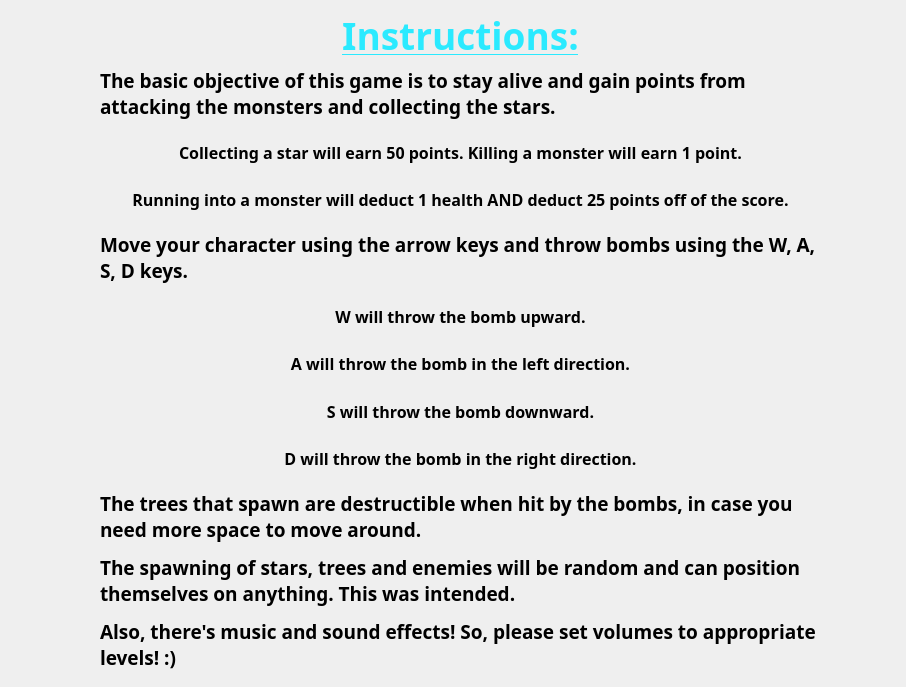
<?xml version="1.0" encoding="UTF-8"?>
<ui version="4.0">
 <class>Instructions</class>
 <widget class="QDialog" name="Instructions">
  <property name="geometry">
   <rect>
    <x>0</x>
    <y>0</y>
    <width>906</width>
    <height>687</height>
   </rect>
  </property>
  <property name="windowTitle">
   <string>Instructions</string>
  </property>
  <widget class="QLabel" name="label_4">
   <property name="geometry">
    <rect>
     <x>780</x>
     <y>20</y>
     <width>111</width>
     <height>101</height>
    </rect>
   </property>
   <property name="font">
    <font>
     <family>Century Gothic</family>
    </font>
   </property>
   <property name="text">
    <string/>
   </property>
   <property name="pixmap">
    <pixmap resource="gamestuff.qrc">:/Images/hud_p1Alt.png</pixmap>
   </property>
   <property name="scaledContents">
    <bool>true</bool>
   </property>
  </widget>
  <widget class="QWidget" name="layoutWidget">
   <property name="geometry">
    <rect>
     <x>90</x>
     <y>10</y>
     <width>741</width>
     <height>661</height>
    </rect>
   </property>
   <property name="font">
    <font>
     <family>Century Gothic</family>
    </font>
   </property>
   <layout class="QHBoxLayout" name="horizontalLayout">
    <item>
     <spacer name="horizontalSpacer">
      <property name="font">
       <font>
        <family>Century Gothic</family>
       </font>
      </property>
      <property name="orientation">
       <enum>Qt::Horizontal</enum>
      </property>
      <property name="sizeType">
       <enum>QSizePolicy::Fixed</enum>
      </property>
      <property name="sizeHint" stdset="0">
       <size>
        <width>10</width>
        <height>20</height>
       </size>
      </property>
     </spacer>
    </item>
    <item>
     <layout class="QVBoxLayout" name="verticalLayout">
      <item>
       <widget class="QLabel" name="label">
        <property name="sizePolicy">
         <sizepolicy hsizetype="Preferred" vsizetype="Fixed">
          <horstretch>0</horstretch>
          <verstretch>0</verstretch>
         </sizepolicy>
        </property>
        <property name="font">
         <font>
          <family>Century Gothic</family>
          <pointsize>28</pointsize>
          <weight>50</weight>
          <bold>false</bold>
          <underline>true</underline>
         </font>
        </property>
        <property name="layoutDirection">
         <enum>Qt::LeftToRight</enum>
        </property>
        <property name="text">
         <string>&lt;html&gt;&lt;head/&gt;&lt;body&gt;&lt;p&gt;&lt;span style=&quot; font-weight:600; color:#2beaff;&quot;&gt;Instructions:&lt;/span&gt;&lt;/p&gt;&lt;/body&gt;&lt;/html&gt;</string>
        </property>
        <property name="scaledContents">
         <bool>false</bool>
        </property>
        <property name="alignment">
         <set>Qt::AlignCenter</set>
        </property>
       </widget>
      </item>
      <item>
       <widget class="QLabel" name="label_2">
        <property name="font">
         <font>
          <family>Century Gothic</family>
          <pointsize>14</pointsize>
          <weight>75</weight>
          <bold>true</bold>
         </font>
        </property>
        <property name="text">
         <string>The basic objective of this game is to stay alive and gain points from attacking the monsters and collecting the stars. </string>
        </property>
        <property name="textFormat">
         <enum>Qt::RichText</enum>
        </property>
        <property name="scaledContents">
         <bool>false</bool>
        </property>
        <property name="alignment">
         <set>Qt::AlignLeading|Qt::AlignLeft|Qt::AlignVCenter</set>
        </property>
        <property name="wordWrap">
         <bool>true</bool>
        </property>
       </widget>
      </item>
      <item>
       <spacer name="verticalSpacer_3">
        <property name="font">
         <font>
          <family>Century Gothic</family>
         </font>
        </property>
        <property name="orientation">
         <enum>Qt::Vertical</enum>
        </property>
        <property name="sizeType">
         <enum>QSizePolicy::Fixed</enum>
        </property>
        <property name="sizeHint" stdset="0">
         <size>
          <width>5</width>
          <height>5</height>
         </size>
        </property>
       </spacer>
      </item>
      <item>
       <widget class="QLabel" name="label_5">
        <property name="font">
         <font>
          <family>Century Gothic</family>
          <pointsize>12</pointsize>
          <weight>75</weight>
          <bold>true</bold>
         </font>
        </property>
        <property name="text">
         <string>Collecting a star will earn 50 points. Killing a monster will earn 1 point.</string>
        </property>
        <property name="textFormat">
         <enum>Qt::AutoText</enum>
        </property>
        <property name="scaledContents">
         <bool>false</bool>
        </property>
        <property name="alignment">
         <set>Qt::AlignCenter</set>
        </property>
        <property name="wordWrap">
         <bool>true</bool>
        </property>
       </widget>
      </item>
      <item>
       <widget class="QLabel" name="label_7">
        <property name="font">
         <font>
          <family>Century Gothic</family>
          <pointsize>12</pointsize>
          <weight>75</weight>
          <bold>true</bold>
         </font>
        </property>
        <property name="text">
         <string>Running into a monster will deduct 1 health AND deduct 25 points off of the score.</string>
        </property>
        <property name="textFormat">
         <enum>Qt::AutoText</enum>
        </property>
        <property name="scaledContents">
         <bool>false</bool>
        </property>
        <property name="alignment">
         <set>Qt::AlignCenter</set>
        </property>
        <property name="wordWrap">
         <bool>true</bool>
        </property>
       </widget>
      </item>
      <item>
       <spacer name="verticalSpacer_4">
        <property name="font">
         <font>
          <family>Century Gothic</family>
         </font>
        </property>
        <property name="orientation">
         <enum>Qt::Vertical</enum>
        </property>
        <property name="sizeType">
         <enum>QSizePolicy::Fixed</enum>
        </property>
        <property name="sizeHint" stdset="0">
         <size>
          <width>5</width>
          <height>5</height>
         </size>
        </property>
       </spacer>
      </item>
      <item>
       <widget class="QLabel" name="label_3">
        <property name="font">
         <font>
          <family>Century Gothic</family>
          <pointsize>14</pointsize>
          <weight>75</weight>
          <bold>true</bold>
         </font>
        </property>
        <property name="text">
         <string>Move your character using the arrow keys and throw bombs using the W, A, S, D keys.</string>
        </property>
        <property name="textFormat">
         <enum>Qt::RichText</enum>
        </property>
        <property name="scaledContents">
         <bool>false</bool>
        </property>
        <property name="alignment">
         <set>Qt::AlignLeading|Qt::AlignLeft|Qt::AlignVCenter</set>
        </property>
        <property name="wordWrap">
         <bool>true</bool>
        </property>
       </widget>
      </item>
      <item>
       <spacer name="verticalSpacer_6">
        <property name="font">
         <font>
          <family>Century Gothic</family>
         </font>
        </property>
        <property name="orientation">
         <enum>Qt::Vertical</enum>
        </property>
        <property name="sizeType">
         <enum>QSizePolicy::Fixed</enum>
        </property>
        <property name="sizeHint" stdset="0">
         <size>
          <width>5</width>
          <height>5</height>
         </size>
        </property>
       </spacer>
      </item>
      <item>
       <widget class="QLabel" name="label_11">
        <property name="font">
         <font>
          <family>Century Gothic</family>
          <pointsize>12</pointsize>
          <weight>75</weight>
          <bold>true</bold>
         </font>
        </property>
        <property name="text">
         <string>W will throw the bomb upward.</string>
        </property>
        <property name="textFormat">
         <enum>Qt::AutoText</enum>
        </property>
        <property name="scaledContents">
         <bool>false</bool>
        </property>
        <property name="alignment">
         <set>Qt::AlignCenter</set>
        </property>
        <property name="wordWrap">
         <bool>true</bool>
        </property>
       </widget>
      </item>
      <item>
       <widget class="QLabel" name="label_8">
        <property name="font">
         <font>
          <family>Century Gothic</family>
          <pointsize>12</pointsize>
          <weight>75</weight>
          <bold>true</bold>
         </font>
        </property>
        <property name="text">
         <string>A will throw the bomb in the left direction.</string>
        </property>
        <property name="textFormat">
         <enum>Qt::AutoText</enum>
        </property>
        <property name="scaledContents">
         <bool>false</bool>
        </property>
        <property name="alignment">
         <set>Qt::AlignCenter</set>
        </property>
        <property name="wordWrap">
         <bool>true</bool>
        </property>
       </widget>
      </item>
      <item>
       <widget class="QLabel" name="label_10">
        <property name="font">
         <font>
          <family>Century Gothic</family>
          <pointsize>12</pointsize>
          <weight>75</weight>
          <bold>true</bold>
         </font>
        </property>
        <property name="text">
         <string>S will throw the bomb downward.</string>
        </property>
        <property name="textFormat">
         <enum>Qt::AutoText</enum>
        </property>
        <property name="scaledContents">
         <bool>false</bool>
        </property>
        <property name="alignment">
         <set>Qt::AlignCenter</set>
        </property>
        <property name="wordWrap">
         <bool>true</bool>
        </property>
       </widget>
      </item>
      <item>
       <widget class="QLabel" name="label_9">
        <property name="font">
         <font>
          <family>Century Gothic</family>
          <pointsize>12</pointsize>
          <weight>75</weight>
          <bold>true</bold>
         </font>
        </property>
        <property name="text">
         <string>D will throw the bomb in the right direction.</string>
        </property>
        <property name="textFormat">
         <enum>Qt::AutoText</enum>
        </property>
        <property name="scaledContents">
         <bool>false</bool>
        </property>
        <property name="alignment">
         <set>Qt::AlignCenter</set>
        </property>
        <property name="wordWrap">
         <bool>true</bool>
        </property>
       </widget>
      </item>
      <item>
       <spacer name="verticalSpacer_5">
        <property name="font">
         <font>
          <family>Century Gothic</family>
         </font>
        </property>
        <property name="orientation">
         <enum>Qt::Vertical</enum>
        </property>
        <property name="sizeType">
         <enum>QSizePolicy::Fixed</enum>
        </property>
        <property name="sizeHint" stdset="0">
         <size>
          <width>5</width>
          <height>5</height>
         </size>
        </property>
       </spacer>
      </item>
      <item>
       <widget class="QLabel" name="label_6">
        <property name="font">
         <font>
          <family>Century Gothic</family>
          <pointsize>14</pointsize>
          <weight>75</weight>
          <bold>true</bold>
         </font>
        </property>
        <property name="text">
         <string>The trees that spawn are destructible when hit by the bombs, in case you need more space to move around.</string>
        </property>
        <property name="textFormat">
         <enum>Qt::RichText</enum>
        </property>
        <property name="scaledContents">
         <bool>false</bool>
        </property>
        <property name="alignment">
         <set>Qt::AlignLeading|Qt::AlignLeft|Qt::AlignVCenter</set>
        </property>
        <property name="wordWrap">
         <bool>true</bool>
        </property>
       </widget>
      </item>
      <item>
       <spacer name="verticalSpacer_7">
        <property name="font">
         <font>
          <family>Century Gothic</family>
         </font>
        </property>
        <property name="orientation">
         <enum>Qt::Vertical</enum>
        </property>
        <property name="sizeType">
         <enum>QSizePolicy::Fixed</enum>
        </property>
        <property name="sizeHint" stdset="0">
         <size>
          <width>5</width>
          <height>5</height>
         </size>
        </property>
       </spacer>
      </item>
      <item>
       <widget class="QLabel" name="label_12">
        <property name="font">
         <font>
          <family>Century Gothic</family>
          <pointsize>14</pointsize>
          <weight>75</weight>
          <bold>true</bold>
         </font>
        </property>
        <property name="text">
         <string>The spawning of stars, trees and enemies will be random and can position themselves on anything. This was intended.</string>
        </property>
        <property name="textFormat">
         <enum>Qt::RichText</enum>
        </property>
        <property name="scaledContents">
         <bool>false</bool>
        </property>
        <property name="alignment">
         <set>Qt::AlignLeading|Qt::AlignLeft|Qt::AlignVCenter</set>
        </property>
        <property name="wordWrap">
         <bool>true</bool>
        </property>
       </widget>
      </item>
      <item>
       <spacer name="verticalSpacer_8">
        <property name="font">
         <font>
          <family>Century Gothic</family>
         </font>
        </property>
        <property name="orientation">
         <enum>Qt::Vertical</enum>
        </property>
        <property name="sizeType">
         <enum>QSizePolicy::Fixed</enum>
        </property>
        <property name="sizeHint" stdset="0">
         <size>
          <width>5</width>
          <height>5</height>
         </size>
        </property>
       </spacer>
      </item>
      <item>
       <widget class="QLabel" name="label_13">
        <property name="font">
         <font>
          <family>Century Gothic</family>
          <pointsize>14</pointsize>
          <weight>75</weight>
          <bold>true</bold>
         </font>
        </property>
        <property name="text">
         <string>Also, there's music and sound effects! So, please set volumes to appropriate levels! :)</string>
        </property>
        <property name="textFormat">
         <enum>Qt::RichText</enum>
        </property>
        <property name="scaledContents">
         <bool>false</bool>
        </property>
        <property name="alignment">
         <set>Qt::AlignLeading|Qt::AlignLeft|Qt::AlignVCenter</set>
        </property>
        <property name="wordWrap">
         <bool>true</bool>
        </property>
       </widget>
      </item>
     </layout>
    </item>
    <item>
     <spacer name="horizontalSpacer_2">
      <property name="font">
       <font>
        <family>Century Gothic</family>
       </font>
      </property>
      <property name="orientation">
       <enum>Qt::Horizontal</enum>
      </property>
      <property name="sizeType">
       <enum>QSizePolicy::Fixed</enum>
      </property>
      <property name="sizeHint" stdset="0">
       <size>
        <width>10</width>
        <height>20</height>
       </size>
      </property>
     </spacer>
    </item>
   </layout>
  </widget>
 </widget>
 <resources>
  <include location="gamestuff.qrc"/>
 </resources>
 <connections/>
</ui>
